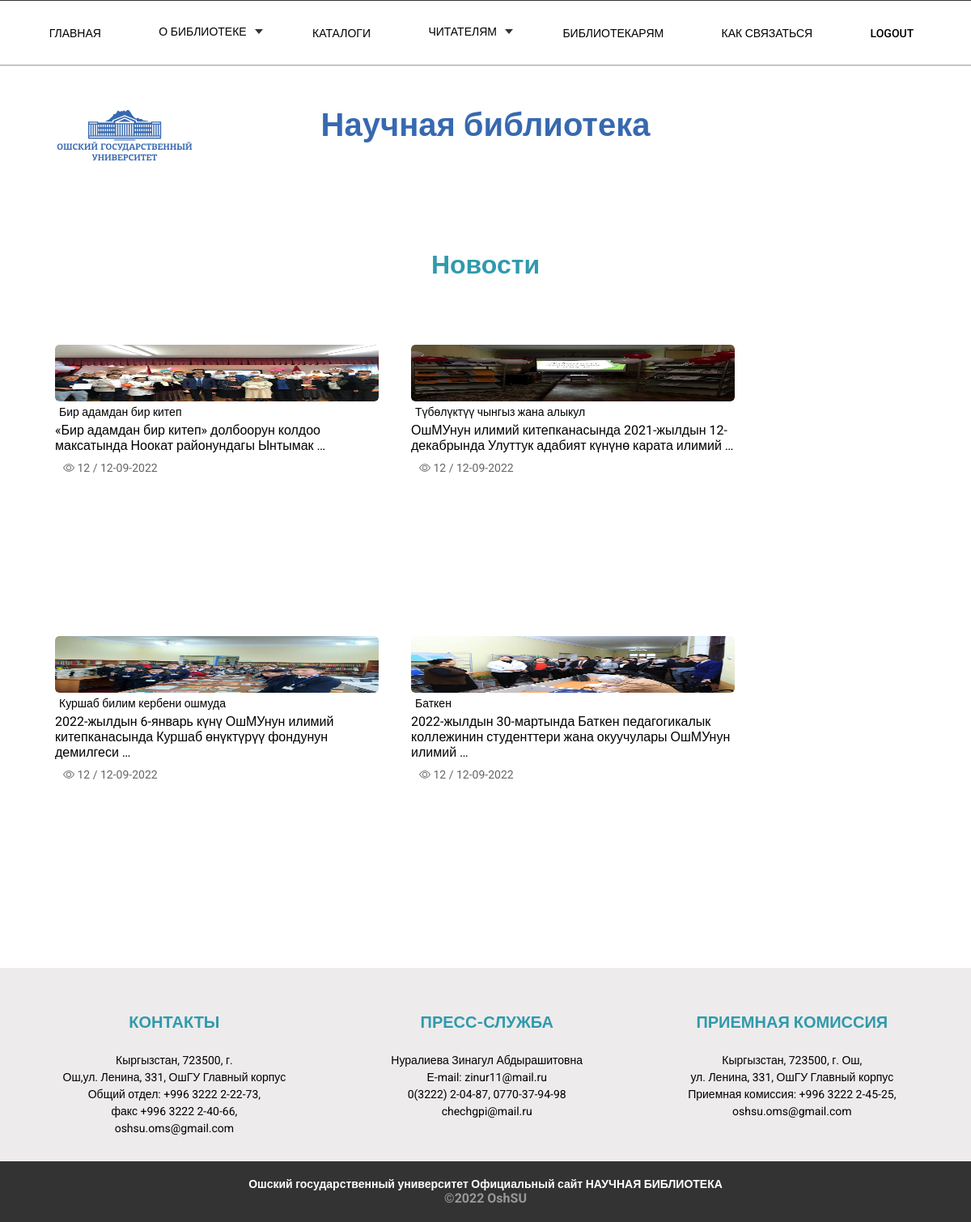
The page /news/ on the database as committed earlier.
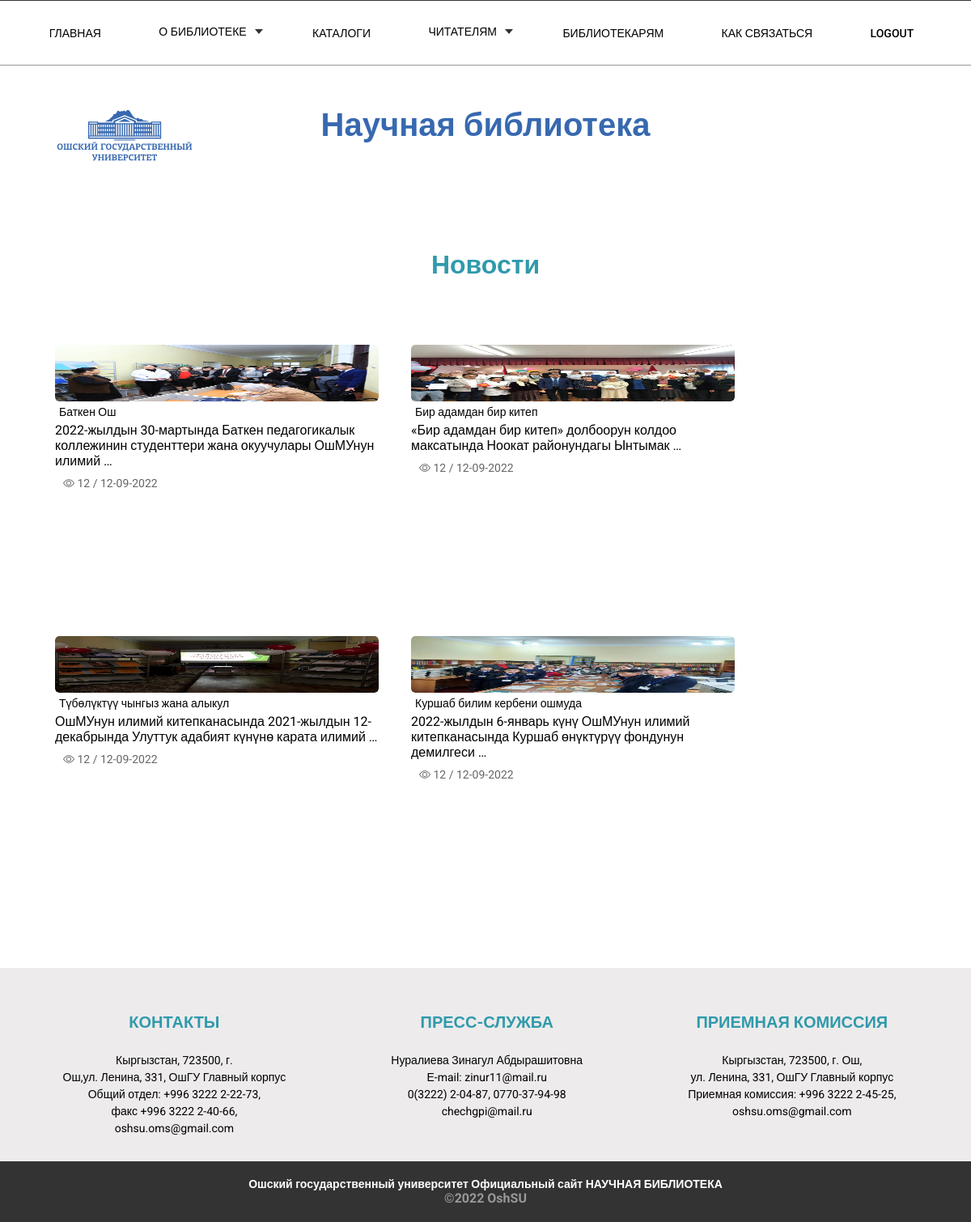
The same page on the database as committed later.
### news/models.py (models this page shows, shortened)
class News(models.Model):
    title = models.CharField(max_length=200, verbose_name='Заголовок')
    text = models.TextField(verbose_name='Текст')
    image = models.ImageField(null=True, blank=True, verbose_name='Картинки')
    create_date = models.DateTimeField(auto_now=True, verbose_name='Дата')
    news_view = models.IntegerField(default=0)
    class Meta:
        ordering = ('-create_date',)
        verbose_name = 'Новости'
        verbose_name_plural = 'Новости'

### news/views.py (the view)
# urls.py: path('news/', include('news.urls')),
def news(request):
    posts = News.objects.all()
    context = {'posts': posts}
    return render(request, 'news.html', context)

### news/templates/news.html (shortened to what this page needs)
{% extends 'index.html' %}
{% load static %}
{% block content %}
{% include 'header.html' %}
<link rel="stylesheet" href="{% static 'css/secondStyle.css' %}">
	<div class="news">
			<div class="news_inner">
				<div class="news_item ">
					<h1 class="news_title">Новости</h1>
					<div class="news_box">
						{% for post in posts %}
						<div class="news_view">
							<div class="news_info">
								<a href="{% url 'single-news' post.id %}">
								<img class="news_img" src="{{post.image.url}}" alt="">
							</a>
							</div>
							<div class="news_content">
							<a href="{% url 'single-news' post.id %}">
							<div class="news_text"><p>{{post.title}} </p></div>
							</a>
								<div><p>{{ post.text|truncatewords:"10" }}</p></div>
							<div class="news_index"><i class="bi bi-eye"></i> 12 / 12-09-2022</div>
						    </div>
						</div>
						{% endfor %}
				</div>
			</div>
			</div>
	</div>
{% include 'footer.html' %}
{% endblock %}

Rows that differ between the two databases and show on the page:
changed News: title "Баткен" → "Баткен Ош"; moves up the list
